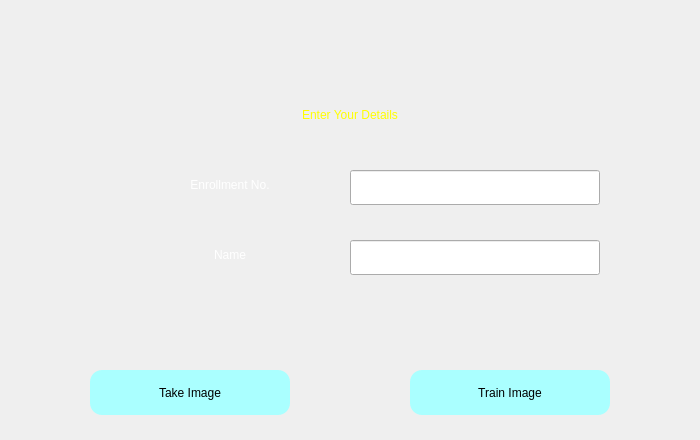
<?xml version="1.0" encoding="UTF-8"?>
<ui version="4.0">
 <class>Registerscreen</class>
 <widget class="QMainWindow" name="Registerscreen">
  <property name="geometry">
   <rect>
    <x>0</x>
    <y>0</y>
    <width>700</width>
    <height>440</height>
   </rect>
  </property>
  <property name="windowTitle">
   <string>MainWindow</string>
  </property>
  <widget class="QWidget" name="centralwidget">
   <widget class="QLabel" name="bg">
    <property name="geometry">
     <rect>
      <x>0</x>
      <y>0</y>
      <width>700</width>
      <height>440</height>
     </rect>
    </property>
    <property name="styleSheet">
     <string notr="true">
background: url(:/ui/main_bg.jpeg)  no-repeat center center fixed;</string>
    </property>
    <property name="text">
     <string/>
    </property>
   </widget>
   <widget class="QLabel" name="Title">
    <property name="geometry">
     <rect>
      <x>25</x>
      <y>0</y>
      <width>650</width>
      <height>91</height>
     </rect>
    </property>
    <property name="styleSheet">
     <string notr="true">image: url(:/ui/register your face (2).png);</string>
    </property>
    <property name="text">
     <string/>
    </property>
    <property name="alignment">
     <set>Qt::AlignCenter</set>
    </property>
   </widget>
   <widget class="QLabel" name="Enter_details">
    <property name="geometry">
     <rect>
      <x>210</x>
      <y>90</y>
      <width>280</width>
      <height>50</height>
     </rect>
    </property>
    <property name="styleSheet">
     <string notr="true">color: rgb(255, 255, 0);
font: 70 24pt &quot;Tahoma&quot;;</string>
    </property>
    <property name="text">
     <string>Enter Your Details</string>
    </property>
    <property name="alignment">
     <set>Qt::AlignCenter</set>
    </property>
   </widget>
   <widget class="QLabel" name="Number">
    <property name="geometry">
     <rect>
      <x>130</x>
      <y>160</y>
      <width>200</width>
      <height>50</height>
     </rect>
    </property>
    <property name="styleSheet">
     <string notr="true">color: rgb(255, 255, 255);
font: 75 21pt &quot;Times New Roman&quot;;</string>
    </property>
    <property name="text">
     <string>Enrollment No.</string>
    </property>
    <property name="alignment">
     <set>Qt::AlignCenter</set>
    </property>
   </widget>
   <widget class="QLabel" name="Name">
    <property name="geometry">
     <rect>
      <x>130</x>
      <y>230</y>
      <width>200</width>
      <height>50</height>
     </rect>
    </property>
    <property name="styleSheet">
     <string notr="true">color: rgb(255, 255, 255);
font: 75 21pt &quot;Times New Roman&quot;;</string>
    </property>
    <property name="text">
     <string>Name</string>
    </property>
    <property name="alignment">
     <set>Qt::AlignCenter</set>
    </property>
   </widget>
   <widget class="QLineEdit" name="number_input">
    <property name="geometry">
     <rect>
      <x>350</x>
      <y>170</y>
      <width>250</width>
      <height>35</height>
     </rect>
    </property>
    <property name="styleSheet">
     <string notr="true">font: 75 18pt &quot;Times New Roman&quot;;</string>
    </property>
   </widget>
   <widget class="QLineEdit" name="name_input">
    <property name="geometry">
     <rect>
      <x>350</x>
      <y>240</y>
      <width>250</width>
      <height>35</height>
     </rect>
    </property>
    <property name="styleSheet">
     <string notr="true">font: 75 18pt &quot;Times New Roman&quot;;</string>
    </property>
   </widget>
   <widget class="QLabel" name="Output">
    <property name="geometry">
     <rect>
      <x>0</x>
      <y>290</y>
      <width>700</width>
      <height>50</height>
     </rect>
    </property>
    <property name="styleSheet">
     <string notr="true">color: rgb(255, 0, 0);
font: 70 19pt &quot;Tahoma&quot;;</string>
    </property>
    <property name="text">
     <string/>
    </property>
    <property name="alignment">
     <set>Qt::AlignCenter</set>
    </property>
   </widget>
   <widget class="QPushButton" name="Take_image">
    <property name="geometry">
     <rect>
      <x>90</x>
      <y>370</y>
      <width>200</width>
      <height>45</height>
     </rect>
    </property>
    <property name="cursor">
     <cursorShape>PointingHandCursor</cursorShape>
    </property>
    <property name="styleSheet">
     <string notr="true">QPushButton
{
	background-color: rgb(170, 255, 255);
	font: 75 18pt &quot;Times New Roman&quot;;
	border-radius: 12px;
}
QPushButton:hover
{font: 75 20pt &quot;Times New Roman&quot;;
	background-color: rgb(75, 225, 225);
}
QPushButton:pressed 
{
	background-color: rgb(52, 143, 255);
}</string>
    </property>
    <property name="text">
     <string>Take Image</string>
    </property>
   </widget>
   <widget class="QPushButton" name="Train_image">
    <property name="geometry">
     <rect>
      <x>410</x>
      <y>370</y>
      <width>200</width>
      <height>45</height>
     </rect>
    </property>
    <property name="cursor">
     <cursorShape>PointingHandCursor</cursorShape>
    </property>
    <property name="styleSheet">
     <string notr="true">QPushButton
{
	background-color: rgb(170, 255, 255);
	font: 75 18pt &quot;Times New Roman&quot;;
	border-radius: 12px;
}
QPushButton:hover
{font: 75 20pt &quot;Times New Roman&quot;;
	background-color: rgb(75, 225, 225);
}
QPushButton:pressed 
{
	background-color: rgb(52, 143, 255);
}</string>
    </property>
    <property name="text">
     <string>Train Image</string>
    </property>
   </widget>
  </widget>
 </widget>
 <resources>
  <include location="registerscreen.qrc"/>
 </resources>
 <connections/>
</ui>
